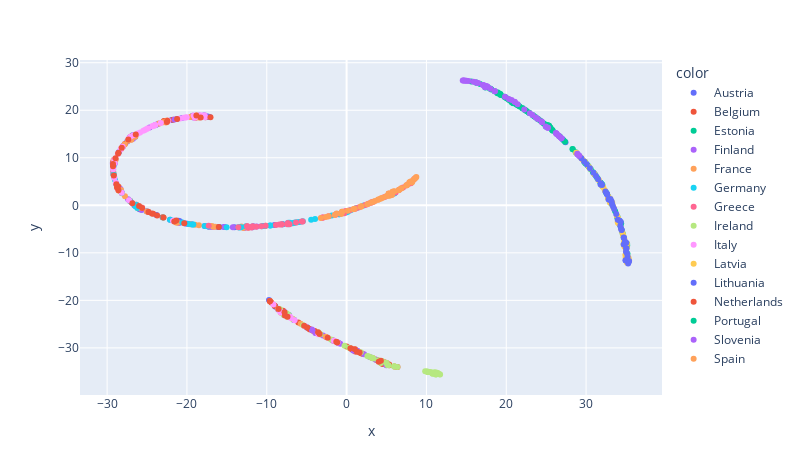

This figure's notebook cell:
### Code cell
'''
t-SNE
'''
X = big_data.values
y = labels
tsne = TSNE(perplexity=30, n_components=2, learning_rate='auto', metric ='euclidean', random_state=0, n_jobs=-1)
X_embedded = tsne.fit_transform(X)
scatter2d(X_embedded, y, [0, 1])
